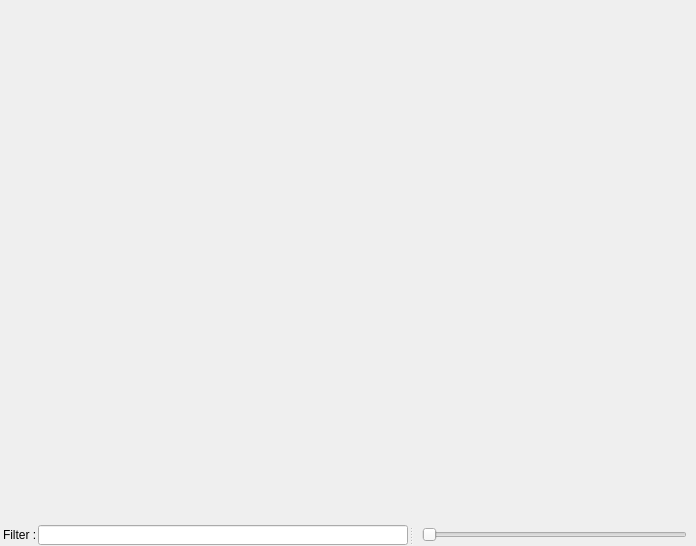
<?xml version="1.0" encoding="UTF-8"?>
<ui version="4.0">
 <class>ChildrenWidget</class>
 <widget class="QWidget" name="ChildrenWidget">
  <property name="geometry">
   <rect>
    <x>0</x>
    <y>0</y>
    <width>696</width>
    <height>546</height>
   </rect>
  </property>
  <property name="windowTitle">
   <string>Form</string>
  </property>
  <layout class="QVBoxLayout" name="verticalLayout">
   <property name="spacing">
    <number>2</number>
   </property>
   <property name="margin">
    <number>0</number>
   </property>
   <item>
    <widget class="TabBar" name="pathTabBar" native="true">
     <property name="sizePolicy">
      <sizepolicy hsizetype="Preferred" vsizetype="Minimum">
       <horstretch>0</horstretch>
       <verstretch>0</verstretch>
      </sizepolicy>
     </property>
     <property name="minimumSize">
      <size>
       <width>50</width>
       <height>25</height>
      </size>
     </property>
    </widget>
   </item>
   <item>
    <widget class="ChildrenView" name="childrenView" native="true">
     <property name="sizePolicy">
      <sizepolicy hsizetype="Expanding" vsizetype="Expanding">
       <horstretch>0</horstretch>
       <verstretch>0</verstretch>
      </sizepolicy>
     </property>
     <zorder>pathTabBar</zorder>
    </widget>
   </item>
   <item>
    <widget class="QSplitter" name="splitter">
     <property name="sizePolicy">
      <sizepolicy hsizetype="Preferred" vsizetype="Preferred">
       <horstretch>0</horstretch>
       <verstretch>0</verstretch>
      </sizepolicy>
     </property>
     <property name="maximumSize">
      <size>
       <width>16777215</width>
       <height>16777215</height>
      </size>
     </property>
     <property name="frameShape">
      <enum>QFrame::NoFrame</enum>
     </property>
     <property name="frameShadow">
      <enum>QFrame::Plain</enum>
     </property>
     <property name="orientation">
      <enum>Qt::Horizontal</enum>
     </property>
     <property name="handleWidth">
      <number>4</number>
     </property>
     <property name="childrenCollapsible">
      <bool>true</bool>
     </property>
     <widget class="QWidget" name="layoutWidget">
      <layout class="QHBoxLayout" name="filterLayout">
       <property name="spacing">
        <number>1</number>
       </property>
       <property name="leftMargin">
        <number>3</number>
       </property>
       <property name="topMargin">
        <number>1</number>
       </property>
       <property name="rightMargin">
        <number>1</number>
       </property>
       <property name="bottomMargin">
        <number>1</number>
       </property>
       <item>
        <widget class="QLabel" name="filterLabel">
         <property name="text">
          <string>Filter :</string>
         </property>
        </widget>
       </item>
       <item>
        <widget class="QLineEdit" name="filterEdit">
         <property name="maximumSize">
          <size>
           <width>16777215</width>
           <height>20</height>
          </size>
         </property>
        </widget>
       </item>
      </layout>
     </widget>
     <widget class="QWidget" name="layoutWidget">
      <layout class="QHBoxLayout" name="zoomLayout">
       <property name="spacing">
        <number>1</number>
       </property>
       <property name="margin">
        <number>1</number>
       </property>
       <item>
        <widget class="QLabel" name="zoomOutLabel">
         <property name="sizePolicy">
          <sizepolicy hsizetype="Minimum" vsizetype="Minimum">
           <horstretch>0</horstretch>
           <verstretch>0</verstretch>
          </sizepolicy>
         </property>
         <property name="maximumSize">
          <size>
           <width>20</width>
           <height>20</height>
          </size>
         </property>
         <property name="text">
          <string/>
         </property>
         <property name="pixmap">
          <pixmap>:/icons/icons/zoomOut.png</pixmap>
         </property>
         <property name="scaledContents">
          <bool>true</bool>
         </property>
        </widget>
       </item>
       <item>
        <widget class="QSlider" name="rowHeightSlider">
         <property name="sizePolicy">
          <sizepolicy hsizetype="Expanding" vsizetype="Fixed">
           <horstretch>0</horstretch>
           <verstretch>0</verstretch>
          </sizepolicy>
         </property>
         <property name="maximumSize">
          <size>
           <width>16777215</width>
           <height>20</height>
          </size>
         </property>
         <property name="orientation">
          <enum>Qt::Horizontal</enum>
         </property>
        </widget>
       </item>
       <item>
        <widget class="QLabel" name="zoomInLabel">
         <property name="maximumSize">
          <size>
           <width>20</width>
           <height>20</height>
          </size>
         </property>
         <property name="frameShape">
          <enum>QFrame::NoFrame</enum>
         </property>
         <property name="text">
          <string/>
         </property>
         <property name="pixmap">
          <pixmap>:/icons/icons/zoomIn.png</pixmap>
         </property>
         <property name="scaledContents">
          <bool>false</bool>
         </property>
         <property name="alignment">
          <set>Qt::AlignLeading|Qt::AlignLeft|Qt::AlignTop</set>
         </property>
         <property name="margin">
          <number>-3</number>
         </property>
         <property name="indent">
          <number>-1</number>
         </property>
        </widget>
       </item>
      </layout>
     </widget>
    </widget>
   </item>
  </layout>
 </widget>
 <customwidgets>
  <customwidget>
   <class>TabBar</class>
   <extends>QWidget</extends>
   <header>pytk.core.widgets</header>
   <container>1</container>
  </customwidget>
  <customwidget>
   <class>ChildrenView</class>
   <extends>QWidget</extends>
   <header>pytk.davos.gui.childrenview</header>
   <container>1</container>
  </customwidget>
 </customwidgets>
 <resources/>
 <connections/>
</ui>
